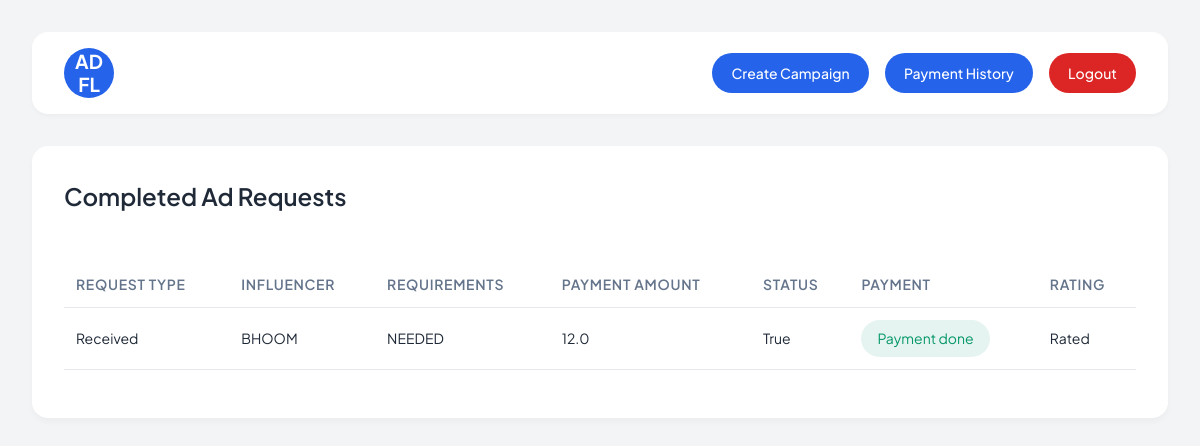
The app's page /sponsor/view_completed_ad_requests/3 (signed in) with its own data.
### Collabify/models.py (models this page shows)
class Influencer(db.Model, UserMixin):
    __tablename__ = "influencer"
    id = db.Column(db.Integer, primary_key=True)
    name = db.Column(db.String(50), nullable=False)
    email = db.Column(db.String(50), nullable=False)
    profile_picture = db.Column(db.String(100), nullable=False)
    niche = db.Column(db.String(100), nullable=False)
    reach = db.Column(db.Integer, nullable=False)
    user_id = Column(Integer, ForeignKey("user.id"), nullable=False)
    platform = db.Column(db.String(100), nullable=False)
    bank_account_balance = db.Column(db.Float, default=0.0)
    flagged = db.Column(db.Boolean, default=False)
    transactions = relationship(
        "Transaction", backref="influencer", cascade="all, delete-orphan"
    )
    ratings = relationship("Rating", backref="influencer", cascade="all, delete-orphan")
    bookmarks = relationship(
        "Bookmark", backref="influencer", cascade="all, delete-orphan"
    )
    adrequests = relationship(
        "AdRequest", backref="influencer", cascade="all, delete-orphan"
    )
    campaignrequests = relationship(
        "campaignRequest", backref="influencer", cascade="all, delete-orphan"
    )

class campaignRequest(db.Model):
    id = db.Column(db.Integer, primary_key=True)
    campaign_id = db.Column(db.Integer, db.ForeignKey("campaign.id"), nullable=False)
    influencer_id = db.Column(db.Integer, db.ForeignKey("influencer.id"))
    messages = db.Column(db.Text)
    requirements = db.Column(db.Text, nullable=False)
    payment_amount = db.Column(db.Float, nullable=False)
    status = db.Column(db.String(20), nullable=False, default="Pending")
    completed = db.Column(db.Boolean, default=False)
    completion_confirmed = db.Column(db.Boolean, default=False)
    payment_done = db.Column(db.Boolean, default=False)
    rating_done = db.Column(db.Boolean, default=False)

### Collabify/sponsor.py (the view, shortened to what this page needs)
@sponsor.route("/view_completed_ad_requests/<int:campaign_id>")
@role_required("Sponsor")
@login_required
def view_completed_ad_requests(campaign_id):
    campaign = Campaign.query.get_or_404(campaign_id)
    campaignRequests = campaignRequest.query.filter_by(
        campaign_id=campaign_id, completion_confirmed=True
    ).all()
    campaign_requests_with_details = []
    for campaign_request in campaignRequests:
        influencer = Influencer.query.get(campaign_request.influencer_id)
        if influencer:
            influencer_name = influencer.name
            campaign_requests_with_details.append(
                {
                    "request": campaign_request,
                    "influencer_name": influencer_name,
                    "request_type": "Received",
                }
            )
        else:
            flash("Influencer not found", category="error")
    adrequests = AdRequest.query.filter_by(
        campaign_id=campaign_id, completion_confirmed=True
    ).all()
    sent_requests_with_details = []
    return render_template(
        "Sponsor/view_completed_ad_requests.html",
        campaign=campaign,
        ad_requests=sent_requests_with_details,
        campaign_requests=campaign_requests_with_details,
    )

### Collabify/views.py (called while the page is built)
def role_required(role):
    def decorator(f):
        @wraps(f)
        def decorated_function(*args, **kwargs):
            if current_user.role != role:
                abort(403)
            return f(*args, **kwargs)
        return decorated_function
    return decorator

### Collabify/templates/Sponsor/view_completed_ad_requests.html (shortened to what this page needs)
{% extends "base.html" %}
{% block content %}
<div class="container">
    <nav>
        <div class="nav-1">
            <a href="{{ url_for('sponsor.dashboard') }}" class="logo">
                AD<br>FL
            </a>
        </div>
        <div class="nav-3">
            <a href="{{ url_for('sponsor.createCampaign') }}" class="view">Create Campaign</a>
            <a href="{{ url_for('sponsor.payment_history', user_id=current_user.id) }}" class="view">Payment History</a>
            <a href="{{ url_for('views.logout') }}" class="view" style="background: #dc2626;">Logout</a>
        </div>
    </nav>
    <div class="content-wrapper">
        <div class="header">
            <h1>Completed Ad Requests</h1>
        </div>
        <div class="table-wrapper">
            <table>
                <thead>
                    <tr>
                        <th>Request Type</th>
                        <th>Influencer</th>
                        <th>Requirements</th>
                        <th>Payment Amount</th>
                        <th>Status</th>
                        <th>Payment</th>
                        <th>Rating</th>
                    </tr>
                </thead>
                <tbody>
                    {% for request in ad_requests + campaign_requests %}
                        {% if request.request.completion_confirmed==True %}
                        <tr>
                            <td>{{ request.request_type }}</td>
                            <td>{{ request.influencer_name }}</td>
                            <td>{{ request.request.requirements }}</td>
                            <td>{{ request.request.payment_amount }}</td>
                            <td>{{ request.request.completed }}</td>
                            <td>
                                {% if request.request.payment_done==True %}
                                    <span class="status-accepted">Payment done</span>
                                {% else %}
                                    <a class="view" href="{{url_for('sponsor.make_payment', ad_request_id=request.request.id, request_type=request.request_type)}}">Pay</a>
                                {% endif %}
                            </td>
                            {% if request.request.payment_done==True %}
                                {% if request.request.rating_done == True %}
                                    <td>Rated</td>
                                {% else %}
                                    <td>
                                        <a href="{{url_for('sponsor.rate_influencer', ad_request_id=request.request.id, request_type=request.request_type)}}" class="view">Give Rating</a>
                                    </td>
                                {% endif %}
                            {% endif %}
                        </tr>
                        {% endif %}
                    {% endfor %}
                </tbody>
            </table>
        </div>
    </div>
</div>
{% endblock %}

### Collabify/static/css/main.css (style rules this page uses)
html, :host { line-height: 1.5; -webkit-text-size-adjust: 100%; -moz-tab-size: 4; -o-tab-size: 4; tab-size: 4; font-family: ui-sans-serif, system-ui, sans-serif, "Apple Color Emoji", "Segoe UI Emoji", "Segoe UI Symbol", "Noto Color Emoji"; font-feature-settings: normal; font-variation-settings: normal; -webkit-tap-highlight-color: transparent; }
body { margin: 0; line-height: inherit; }
h1, h2, h3, h4, h5, h6 { font-size: inherit; font-weight: inherit; }
a { color: inherit; text-decoration: inherit; }
table { text-indent: 0; border-color: inherit; border-collapse: collapse; }
blockquote, dl, dd, h1, h2, h3, h4, h5, h6, hr, figure, p, pre { margin: 0; }
.container { width: 100%; }
@media (min-width: 640px) { .container { max-width: 640px; } }
@media (min-width: 768px) { .container { max-width: 768px; } }
@media (min-width: 1024px) { .container { max-width: 1024px; } }
* { margin: 0; padding: 0; }

### Collabify/static/src/input.css (style rules this page uses)
* { margin: 0; padding: 0; }

### Collabify/templates/Sponsor/view_completed_ad_requests.html (style rules this page uses)
* { margin: 0; padding: 0; box-sizing: border-box; font-family: 'Plus Jakarta Sans', sans-serif; }
body { background-color: #f3f4f6; color: #1f2937; }
.container { max-width: 1200px; margin: 2rem auto; padding: 0 2rem; }
nav { background: white; padding: 1rem 2rem; display: flex; justify-content: space-between; align-items: center; box-shadow: 0 2px 4px rgba(0,0,0,0.03); position: sticky; top: 0; z-index: 100; border-radius: 1rem; margin-bottom: 2rem; }
.nav-1 { display: flex; align-items: center; gap: 1rem; }
.nav-3 { display: flex; gap: 1rem; align-items: center; }
.logo { background: #2563eb; color: white; width: 50px; height: 50px; border-radius: 50%; display: flex; align-items: center; justify-content: center; font-weight: 700; font-size: 1.2rem; text-decoration: none; text-align: center; line-height: 1.2; }
.view { padding: 0.6rem 1.2rem; border-radius: 9999px; border: none; font-weight: 500; font-size: 0.875rem; cursor: pointer; transition: all 0.3s ease; text-decoration: none; background: #2563eb; color: white; }
.content-wrapper { background: white; border-radius: 1rem; padding: 2rem; box-shadow: 0 4px 6px rgba(0,0,0,0.03); }
.header { margin-bottom: 2rem; }
h1 { font-size: 1.5rem; font-weight: 600; color: #1f2937; }
.table-wrapper { overflow-x: auto; }
table { width: 100%; border-collapse: collapse; margin: 1rem 0; }
th, td { padding: 0.75rem; text-align: left; border-bottom: 1px solid #e5e7eb; font-size: 0.875rem; }
th { font-weight: 600; color: #64748b; text-transform: uppercase; letter-spacing: 0.05em; }
.status-accepted { color: #059669; background: rgba(5, 150, 105, 0.1); padding: 0.5rem 1rem; border-radius: 9999px; font-size: 0.875rem; display: inline-block; }

### records on screen
Influencer: request_type "Received", influencer_name "BHOOM", request.requirements "NEEDED", request.payment_amount "12.0", request.completed "True"
